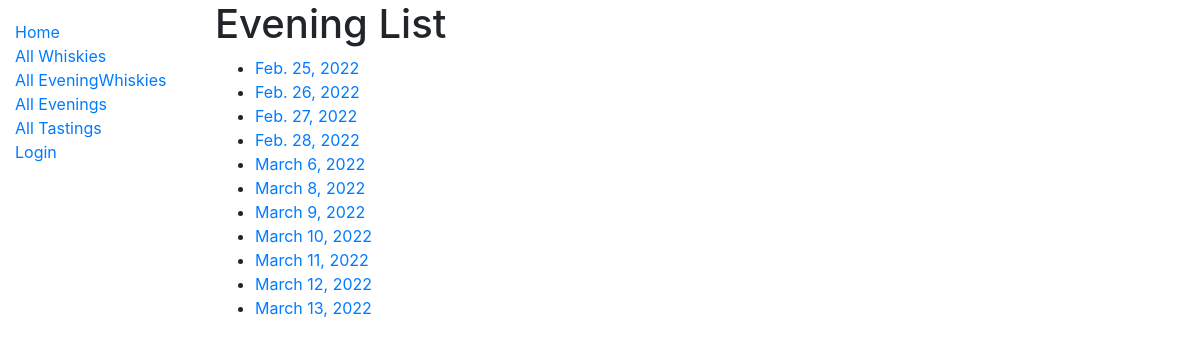
The page /catalog/evenings/ on the database its author committed.
### catalog/models.py (models this page shows, shortened)
class Evening(models.Model):
    date = models.DateField(primary_key=True)
    whiskies = models.ManyToManyField(Whisky, through='EveningWhisky')
    def get_absolute_url(self):
        return reverse('evening-detail', args=[str(self.pk)])

### catalog/views.py (the view)
# urls.py: path('evenings/', views.EveningListView.as_view(), name='evenings'),
class EveningListView(generic.ListView):
    model = Evening

### catalog/templates/catalog/evening_list.html
{% extends "base_generic.html" %}
{% block content %}
  <h1>Evening  List</h1>
  {% if object_list %}
  <ul>
    {% for evening in object_list %}
      <li>
        <a href="{{ evening.get_absolute_url }}">{{ evening.date }} {{eveningwhisky.whiskies}}</a>
      </li>
    {% endfor %}
  </ul>
  {% else %}
    <p>There are no evenings in the library.</p>
  {% endif %}
{% endblock %}

### rows shown on the page
Evening: date "Feb. 25, 2022"
Evening: date "Feb. 26, 2022"
Evening: date "Feb. 27, 2022"
Evening: date "Feb. 28, 2022"
Evening: date "March 6, 2022"
Evening: date "March 8, 2022"
Evening: date "March 9, 2022"
Evening: date "March 10, 2022"
Evening: date "March 11, 2022"
Evening: date "March 12, 2022"
Evening: date "March 13, 2022"
